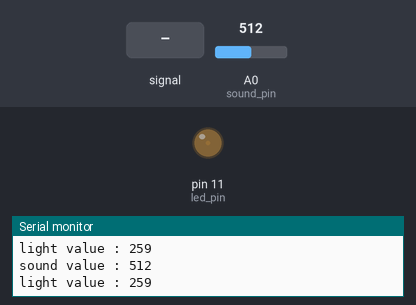
A sketch run on a simulated Arduino Uno, built with avr-gcc and run on an emulated ATmega328P. On the bench: output pins drawn as LEDs (lit = HIGH), the last lines printed to the serial monitor. The inputs (shaded band) are chosen by the test bench; at power-on: A0 (sound_pin) = 512.

Above: at 1.2 s.
1.3 s: A0 (sound_pin) fed a 200 Hz sine of ±81 counts around its level
At 1.76 s:
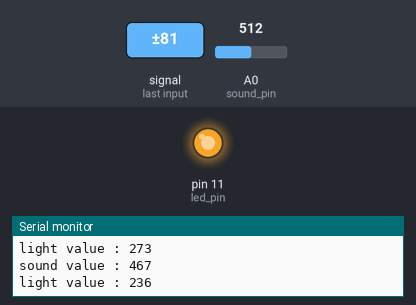
4.3 s: A0 (sound_pin) set to 716
5.8 s: A0 (sound_pin) fed a 1000 Hz sine of ±255 counts around its level
At 5.99 s:
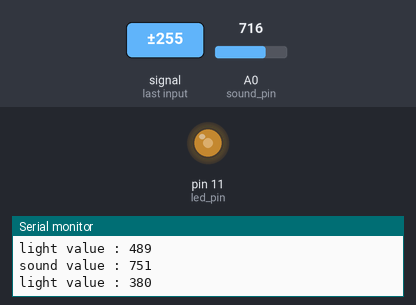
8.8 s: A0 (sound_pin) set to 210
11.8 s: A0 (sound_pin) set to 188
At 12.2 s:
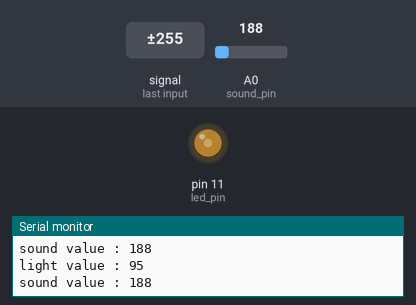
13.3 s: A0 (sound_pin) set to 0
At 13.7 s:
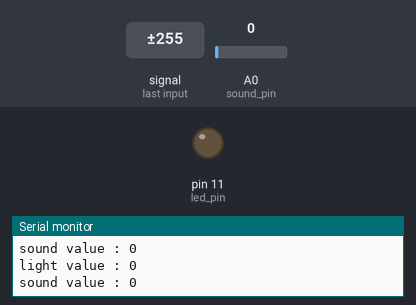
Timing chart, 0 to 15.8 s (numbered marks = the images above; inputs shaded):
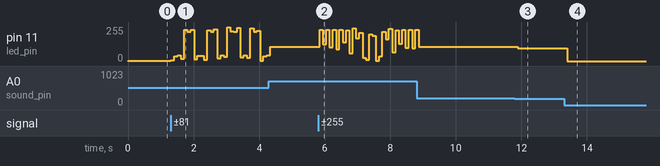

The sketch:

soundDetect.ino
```cpp
int sound_pin = A0;
int led_pin = 11;

void setup() {
  Serial.begin(9600);
  pinMode(led_pin, OUTPUT);
}

void loop() {
  int sound_value = analogRead(sound_pin);
  int light_value = map(sound_value, 0, 503, 0, 255);

  Serial.print("sound value : ");
  Serial.println(sound_value);

  Serial.print("light value : ");
  Serial.println(light_value);

  analogWrite(led_pin, light_value);
  delay(100);
}
```

Measured:
- after the input at 1.3 s, pin 11 (led_pin): 3/255 → 4/255 at once, → 36/255 0.10 s later, → 42/255 0.10 s later, → 17/255 0.10 s later, … (30 changes in this stretch)
- after the input at 5.8 s, pin 11 (led_pin): 106/255 → 233/255 at once, → 124/255 0.10 s later, → 234/255 0.10 s later, → 105/255 0.10 s later, … (30 changes in this stretch)
- after the input at 11.8 s, pin 11 (led_pin): 106/255 → 95/255 after 0.09 s
- after the input at 13.3 s, pin 11 (led_pin): 95/255 → 0/255 after 0.10 s
